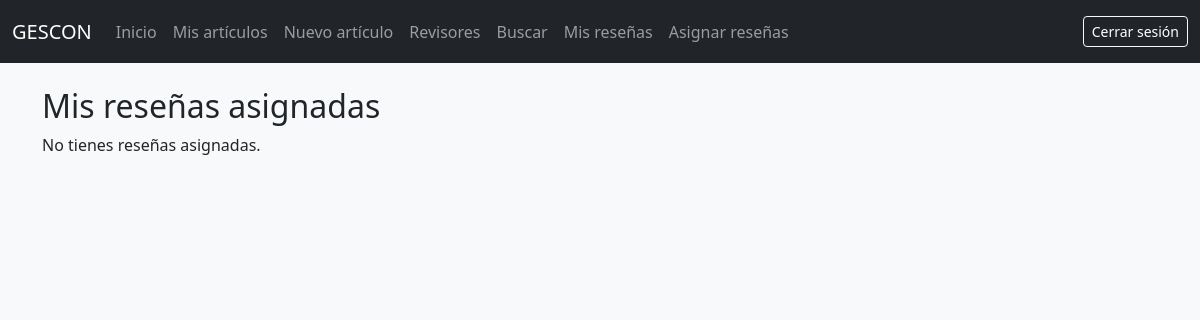
The page /src/resenas_mias.php (signed in) on the database as committed earlier.
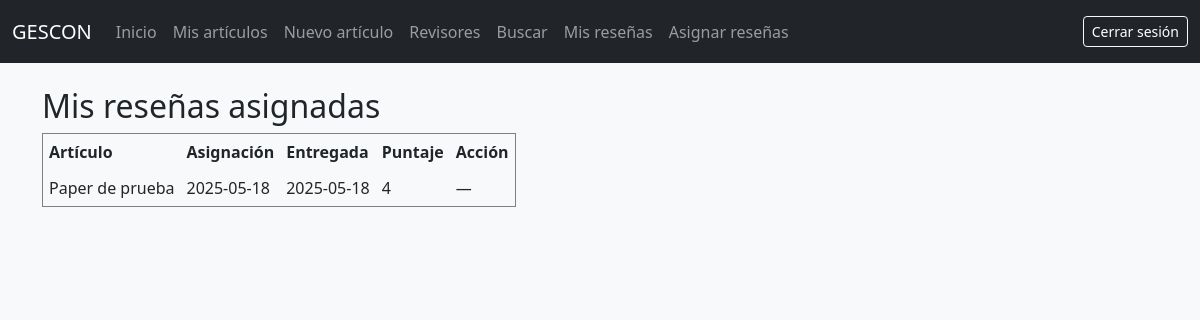
The same page on the database as committed later.
### tables this page shows
CREATE TABLE Articulo (
                          id_articulo       INT AUTO_INCREMENT PRIMARY KEY,
                          titulo            VARCHAR(300)  NOT NULL,
                          fecha_envio       DATE          NOT NULL,
                          resumen           TEXT          NOT NULL,
                          topicos           VARCHAR(255),
                          autor_contacto    INT           NOT NULL,
                          fecha_limite_envio DATE         NOT NULL,
                          CONSTRAINT fk_articulo_autor_contacto
                              FOREIGN KEY (autor_contacto)
                                  REFERENCES Usuario(id_usuario)
                                  ON DELETE RESTRICT,
                          UNIQUE (titulo, autor_contacto)
);

### src/resenas_mias.php (called while the page is built, shortened)
<?php
require_once __DIR__ . '/config/db.php';
$idRevisor = (int) $_SESSION['id_usuario'];
$stmt = $pdo->prepare("
  SELECT r.id_reseña, a.titulo,
         r.fecha_asignacion, r.fecha_envio,
         r.puntaje
  FROM   Reseña r
  JOIN   Articulo a ON a.id_articulo = r.id_articulo
  WHERE  r.id_revisor = ?
  ORDER BY r.fecha_asignacion DESC
");
$stmt->execute([$idRevisor]);
$misResenas = $stmt->fetchAll(PDO::FETCH_ASSOC);
include __DIR__ . '/layout.php';

### src/resenas_mias_view.php (the view)
<h2>Mis reseñas asignadas</h2>
<?php if (empty($misResenas)): ?>
    <p>No tienes reseñas asignadas.</p>
<?php else: ?>
    <table border="1" cellpadding="6">
        <thead>
        <tr>
            <th>Artículo</th>
            <th>Asignación</th>
            <th>Entregada</th>
            <th>Puntaje</th>
            <th>Acción</th>
        </tr>
        </thead>
        <tbody>
        <?php foreach ($misResenas as $r): ?>
            <tr>
                <td><?= htmlspecialchars($r['titulo']) ?></td>
                <td><?= $r['fecha_asignacion'] ?></td>
                <td><?= $r['fecha_envio'] ?: '—' ?></td>
                <td><?= $r['puntaje'] ?? '—' ?></td>
                <td>
                    <?php if ($r['fecha_envio']): ?>
                        —
                    <?php else: ?>
                        <a href="/gescon/src/router.php?page=resena_entregar&id=<?= $r['id_reseña'] ?>">Entregar</a>
                    <?php endif; ?>
                </td>
            </tr>
        <?php endforeach; ?>
        </tbody>
    </table>
<?php endif; ?>

### src/layout.php (shortened to what this page needs)
<!DOCTYPE html>
<html lang="es">
<head>
    <link href="https://cdn.jsdelivr.net/npm/bootstrap@5.3.0/dist/css/bootstrap.min.css" rel="stylesheet">
</head>
<body class="bg-light">
<nav class="navbar navbar-expand-lg navbar-dark bg-dark">
    <div class="container-fluid">
        <a class="navbar-brand" href="/gescon/src/router.php?page=dashboard">GESCON</a>
        <div class="collapse navbar-collapse">
            <ul class="navbar-nav me-auto mb-2 mb-lg-0">
                <li class="nav-item"><a class="nav-link" href="/gescon/src/router.php?page=dashboard">Inicio</a></li>
                <li class="nav-item"><a class="nav-link" href="/gescon/src/router.php?page=articulos">Mis artículos</a></li>
                <li class="nav-item"><a class="nav-link" href="/gescon/src/router.php?page=articulo_crear">Nuevo artículo</a></li>
                <li class="nav-item"><a class="nav-link" href="/gescon/src/router.php?page=revisores">Revisores</a></li>
                <li class="nav-item"><a class="nav-link" href="/gescon/src/router.php?page=busqueda">Buscar</a></li>
                <li class="nav-item"><a class="nav-link" href="/gescon/src/router.php?page=resenas_mias">Mis reseñas</a></li>
                <li class="nav-item"><a class="nav-link" href="/gescon/src/router.php?page=resenas_asignar">Asignar reseñas</a></li>
            </ul>
            <span class="navbar-text">
          <a href="/gescon/src/logout.php" class="btn btn-outline-light btn-sm">Cerrar sesión</a>
        </span>
        </div>
    </div>
</nav>
<main class="container mt-4">
    <?php include $contenido; ?>
</main>
</body>
</html>

Rows that differ between the two databases and show on the page:
added reseña: id_articulo.titulo "Paper de prueba", fecha_asignacion "2025-05-18", fecha_envio "2025-05-18", puntaje "4"
Other text that changed with them:
text no longer shown: "No tienes reseñas asignadas."
text now shown: "Artículo Asignación Entregada Puntaje Acción"
